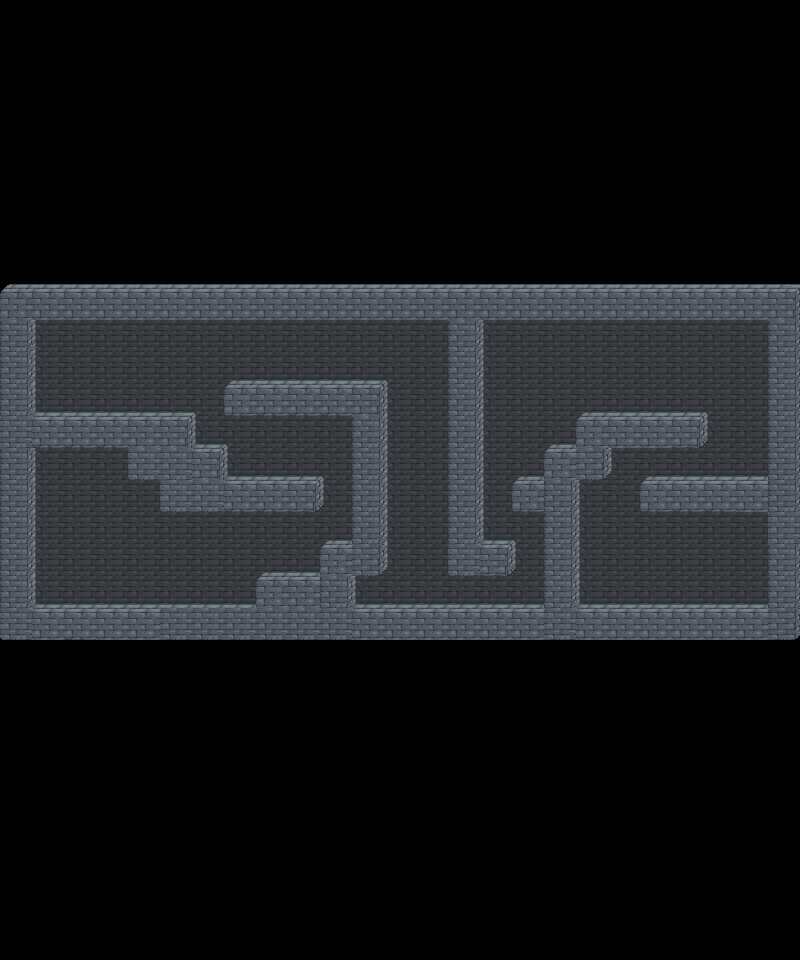

A level layout from a 2D game, rendered from its tile map. Below: a short description, then the map file with its tile-grid data intact:
An orthogonal 25x30 tile map with 32x32 px tiles, 2 tile layers (bg, ground), 3 tilesets and 8 objects (5x spawn, 2x portal, trap).

<map version="1.0" tiledversion="1.1.5" orientation="orthogonal" renderorder="right-down" width="25" height="30" tilewidth="32" tileheight="32" infinite="0" nextobjectid="17">
 <tileset firstgid="1" source="tile_stone_platform.tsx" />
 <tileset firstgid="3" source="brickstone_tileset.tsx" />
 <tileset firstgid="43" source="bg_tileset.tsx" />
 <layer name="bg" width="25" height="30">
  <data encoding="csv">
0,0,0,0,0,0,0,0,0,0,0,0,0,0,0,0,0,0,0,0,0,0,0,0,0,
0,0,0,0,0,0,0,0,0,0,0,0,0,0,0,0,0,0,0,0,0,0,0,0,0,
0,0,0,0,0,0,0,0,0,0,0,0,0,0,0,0,0,0,0,0,0,0,0,0,0,
0,0,0,0,0,0,0,0,0,0,0,0,0,0,0,0,0,0,0,0,0,0,0,0,0,
0,0,0,0,0,0,0,0,0,0,0,0,0,0,0,0,0,0,0,0,0,0,0,0,0,
0,0,0,0,0,0,0,0,0,0,0,0,0,0,0,0,0,0,0,0,0,0,0,0,0,
0,0,0,0,0,0,0,0,0,0,0,0,0,0,0,0,0,0,0,0,0,0,0,0,0,
0,0,0,0,0,0,0,0,0,0,0,0,0,0,0,0,0,0,0,0,0,0,0,0,0,
0,0,0,0,0,0,0,0,0,0,0,0,0,0,0,0,0,0,0,0,0,0,0,0,0,
0,0,0,0,0,0,0,0,0,0,0,0,0,0,0,0,0,0,0,0,0,0,0,0,0,
0,60,60,60,60,60,60,60,60,60,60,60,60,60,60,60,60,60,60,60,60,60,60,60,0,
0,60,60,60,60,60,60,60,60,60,60,60,60,60,60,60,60,60,60,60,60,60,60,60,0,
0,60,60,60,60,60,60,60,60,60,60,60,60,60,60,60,60,60,60,60,60,60,60,60,0,
0,60,60,60,60,60,60,60,60,60,60,60,60,60,60,60,60,60,60,60,60,60,60,60,0,
0,60,60,60,60,60,60,60,60,60,60,60,60,60,60,60,60,60,60,60,60,60,60,60,0,
0,60,60,60,60,60,60,60,60,60,60,60,60,60,60,60,60,60,60,60,60,60,60,60,0,
0,60,60,60,60,60,60,60,60,60,60,60,60,60,60,60,60,60,60,60,60,60,60,60,0,
0,60,60,60,60,60,60,60,60,60,60,60,60,60,60,60,60,60,60,60,60,60,60,60,0,
0,60,60,60,60,60,60,60,60,60,60,60,60,60,60,60,60,60,60,60,60,60,60,60,0,
0,0,0,0,0,0,0,0,0,0,0,0,0,0,0,0,0,0,0,0,0,0,0,0,0,
0,0,0,0,0,0,0,0,0,0,0,0,0,0,0,0,0,0,0,0,0,0,0,0,0,
0,0,0,0,0,0,0,0,0,0,0,0,0,0,0,0,0,0,0,0,0,0,0,0,0,
0,0,0,0,0,0,0,0,0,0,0,0,0,0,0,0,0,0,0,0,0,0,0,0,0,
0,0,0,0,0,0,0,0,0,0,0,0,0,0,0,0,0,0,0,0,0,0,0,0,0,
0,0,0,0,0,0,0,0,0,0,0,0,0,0,0,0,0,0,0,0,0,0,0,0,0,
0,0,0,0,0,0,0,0,0,0,0,0,0,0,0,0,0,0,0,0,0,0,0,0,0,
0,0,0,0,0,0,0,0,0,0,0,0,0,0,0,0,0,0,0,0,0,0,0,0,0,
0,0,0,0,0,0,0,0,0,0,0,0,0,0,0,0,0,0,0,0,0,0,0,0,0,
0,0,0,0,0,0,0,0,0,0,0,0,0,0,0,0,0,0,0,0,0,0,0,0,0,
0,0,0,0,0,0,0,0,0,0,0,0,0,0,0,0,0,0,0,0,0,0,0,0,0
</data>
 </layer>
 <layer name="ground" width="25" height="30">
  <data encoding="csv">
0,0,0,0,0,0,0,0,0,0,0,0,0,0,0,0,0,0,0,0,0,0,0,0,0,
0,0,0,0,0,0,0,0,0,0,0,0,0,0,0,0,0,0,0,0,0,0,0,0,0,
0,0,0,0,0,0,0,0,0,0,0,0,0,0,0,0,0,0,0,0,0,0,0,0,0,
0,0,0,0,0,0,0,0,0,0,0,0,0,0,0,0,0,0,0,0,0,0,0,0,0,
0,0,0,0,0,0,0,0,0,0,0,0,0,0,0,0,0,0,0,0,0,0,0,0,0,
0,0,0,0,0,0,0,0,0,0,0,0,0,0,0,0,0,0,0,0,0,0,0,0,0,
0,0,0,0,0,0,0,0,0,0,0,0,0,0,0,0,0,0,0,0,0,0,0,0,0,
0,0,0,0,0,0,0,0,0,0,0,0,0,0,0,0,0,0,0,0,0,0,0,0,0,
3,4,4,4,4,4,4,4,4,4,4,4,4,4,4,4,4,4,4,4,4,4,4,4,5,
11,12,12,12,12,12,12,12,12,12,12,12,12,12,12,12,12,12,12,12,12,12,12,12,13,
23,16,0,0,0,0,0,0,0,0,0,0,0,0,23,24,0,0,0,0,0,0,0,0,23,
23,24,0,0,0,0,0,27,4,4,4,4,6,0,23,24,0,0,0,0,0,0,0,0,23,
23,33,28,28,4,5,6,35,36,36,36,13,24,0,23,24,0,0,3,4,4,29,30,0,23,
20,36,36,36,12,13,33,6,0,0,0,23,24,0,23,24,0,3,11,12,12,37,38,0,23,
23,24,0,0,19,20,13,33,28,29,30,23,24,0,23,24,27,11,21,22,27,28,28,29,23,
23,24,0,0,0,19,20,36,36,37,38,23,24,0,23,24,35,23,24,0,35,36,36,12,23,
23,24,0,0,0,0,0,0,0,0,3,23,24,0,23,33,30,23,24,0,0,0,0,0,20,
23,24,0,0,0,0,0,0,3,4,11,21,22,0,19,37,38,23,24,0,0,0,0,0,23,
23,33,4,4,4,4,4,4,11,12,23,33,4,4,4,4,4,23,33,4,4,4,4,4,23,
19,12,36,12,12,20,20,20,20,20,20,12,12,12,12,12,12,20,12,12,12,12,12,12,21,
0,0,0,0,0,0,0,0,0,0,0,0,0,0,0,0,0,0,0,0,0,0,0,0,0,
0,0,0,0,0,0,0,0,0,0,0,0,0,0,0,0,0,0,0,0,0,0,0,0,0,
0,0,0,0,0,0,0,0,0,0,0,0,0,0,0,0,0,0,0,0,0,0,0,0,0,
0,0,0,0,0,0,0,0,0,0,0,0,0,0,0,0,0,0,0,0,0,0,0,0,0,
0,0,0,0,0,0,0,0,0,0,0,0,0,0,0,0,0,0,0,0,0,0,0,0,0,
0,0,0,0,0,0,0,0,0,0,0,0,0,0,0,0,0,0,0,0,0,0,0,0,0,
0,0,0,0,0,0,0,0,0,0,0,0,0,0,0,0,0,0,0,0,0,0,0,0,0,
0,0,0,0,0,0,0,0,0,0,0,0,0,0,0,0,0,0,0,0,0,0,0,0,0,
0,0,0,0,0,0,0,0,0,0,0,0,0,0,0,0,0,0,0,0,0,0,0,0,0,
0,0,0,0,0,0,0,0,0,0,0,0,0,0,0,0,0,0,0,0,0,0,0,0,0
</data>
 </layer>
 <objectgroup color="#000000" name="entities" opacity="0">
  <object id="6" name="door_level_2" type="portal" x="672.667" y="528" width="96" height="80">
   <properties>
    <property name="teleportable" type="bool" value="true" />
   </properties>
  </object>
  <object id="8" name="spawn_player" type="spawn" x="64" y="576" width="32" height="32" />
  <object id="10" name="spawn_enemy" type="spawn" x="64" y="384" width="32" height="32" />
  <object id="11" name="spawn_enemy" type="spawn" x="320" y="352" width="32" height="32" />
  <object id="12" name="spawn_enemy" type="spawn" x="352" y="576" width="32" height="32" />
  <object id="13" name="spawn_enemy" type="spawn" x="640" y="384" width="32" height="32" />
  <object id="14" name="door_level_dummy" type="portal" x="28" y="526.833" width="96" height="80">
   <properties>
    <property name="teleportable" type="bool" value="true" />
   </properties>
  </object>
 </objectgroup>
 <objectgroup name="traps" opacity="0">
  <object id="15" name="spike" type="trap" x="175.667" y="591.667" width="16" height="16" />
 </objectgroup>
</map>